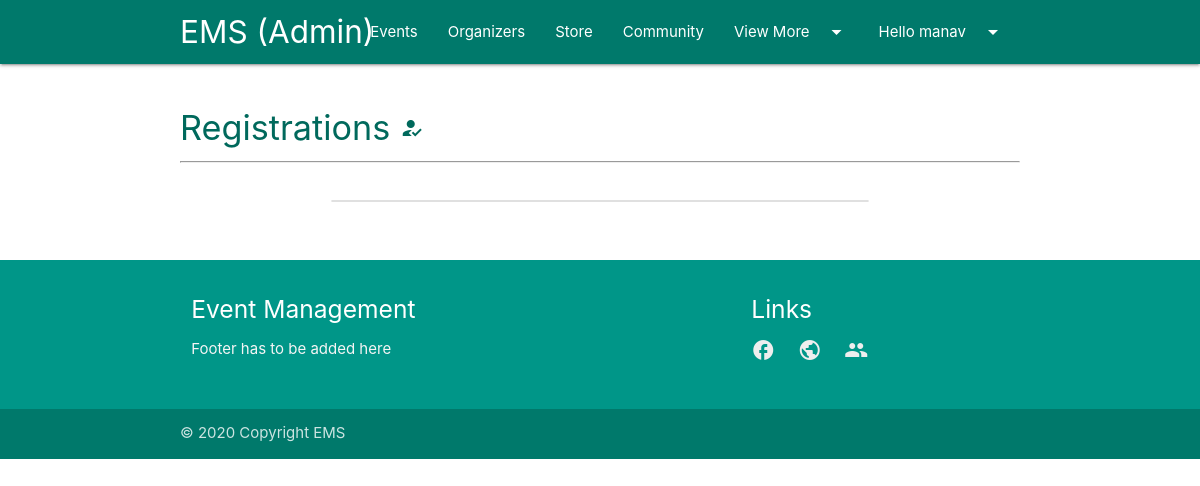
The page /registrations/ (signed in) on the database as committed earlier.
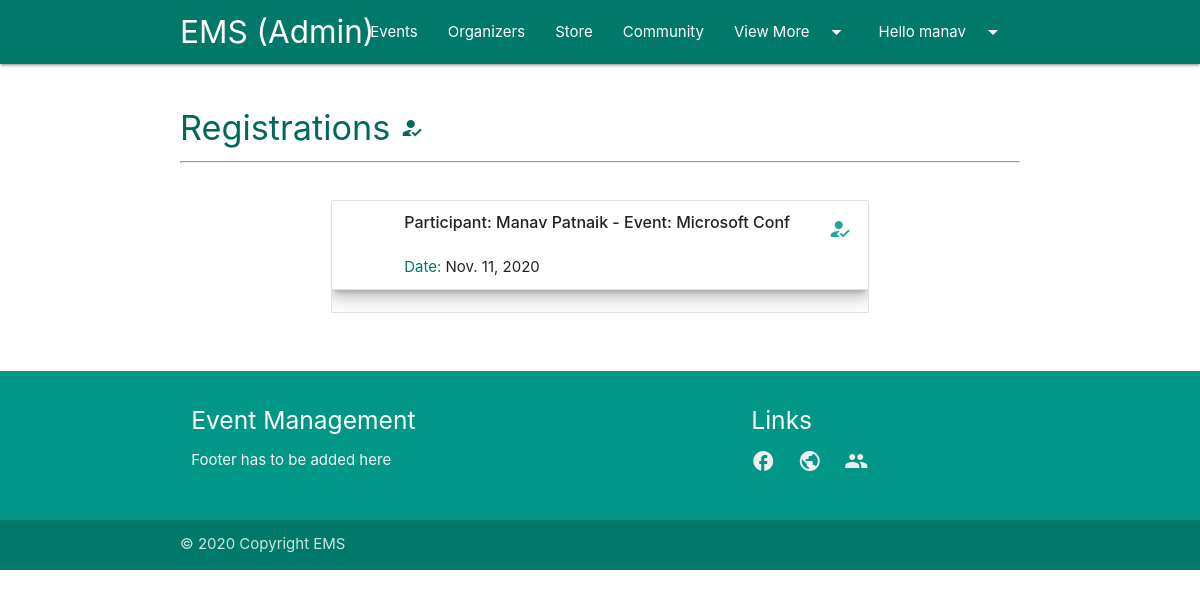
The same page on the database as committed later.
### ems/models.py (models this page shows, shortened)
class Registration(models.Model):
    participant = models.ForeignKey(Participant, on_delete=models.CASCADE)
    event = models.ForeignKey(Event, on_delete=models.CASCADE)
    reg_date = models.DateField(auto_now_add=True)

class Participant(models.Model):
    GENDER = [
        ('Male', 'Male'),
        ('Female', 'Female'),
        ('Other', 'Other')
    ]
    user = models.OneToOneField(User, null=True, blank=True, on_delete=models.CASCADE)
    name = models.CharField(max_length=200, null=True)
    gender = models.CharField(max_length=100, choices=GENDER, null=True)
    profile_pic = models.ImageField(null=True, blank=True, default="profile_1.png")
    dob = models.DateField(null=True)
    joined_date = models.DateField(auto_now_add=True)

class Event(models.Model):
    CATEGORIES = [
        ('Virtual Conference', 'Virtual Conference'),
        ('Hackathon', 'Hackathon'),
        ('Coding Contest', 'Coding Contest'),
        ('Quiz', 'Quiz'),
        ('Webinar', 'Webinar'),
        ('Product Launch', 'Product Launch'),
        ('Trade Show', 'Trade Show')
    ]
    name = models.CharField(max_length=200)
    organiser = models.ForeignKey(Organiser, null=True, on_delete=models.CASCADE)
    description = models.TextField(max_length=500, null=True)
    category = models.CharField(max_length=200, choices=CATEGORIES)
    event_date = models.DateField()
    created_dated = models.DateField(auto_now_add=True)

### ems/views.py (the view)
# urls.py: path('registrations/', views.registrations, name='registrations'),
@login_required(login_url='login')
def registrations(request):
    registrations = Registration.objects.all().order_by('-id')
    context = {
        'registrations': registrations
    }
    return render(request, 'ems/render/registrations.html', context)

### ems/templatetags/auth_extras.py (called while the page is built)
@register.filter(name='has_group')
def has_group(user, group_name):
    group = Group.objects.get(name=group_name)
    return True if group in user.groups.all() else False

### ems/templates/ems/render/registrations.html (shortened to what this page needs)
{% extends 'ems/main.html' %}
{% load static %}
{% load auth_extras %}
{% block content %}
<div class="container users-section">
    <br>
    <h4 class="teal-text text-darken-3">Registrations <i class="material-icons">how_to_reg</i></h4>
    <hr>
    <br>
    <div class="row">
        <div class="col m8 offset-m2">
            <ul class="collection">
                {% for registration in registrations %}
                <li class="collection-item avatar z-depth-3">
                    <span class="title"><strong>Participant: {{ registration.participant.name }} - Event: {{registration.event.name}} </strong></span>
                    <p><br><span class="teal-text text-darken-2">Date: </span>{{ registration.reg_date }}<br>
                    </p>
                    <a href="#!" class="secondary-content"><i class="material-icons">how_to_reg</i></a>
                </li>
                <br>
                {% endfor %}
            </ul>
        </div>
    </div>
    <br>
</div>
{% endblock %}

Rows that differ between the two databases and show on the page:
added Registration: participant.name "Manav Patnaik", event.name "Microsoft Conf", reg_date "Nov. 11, 2020"
